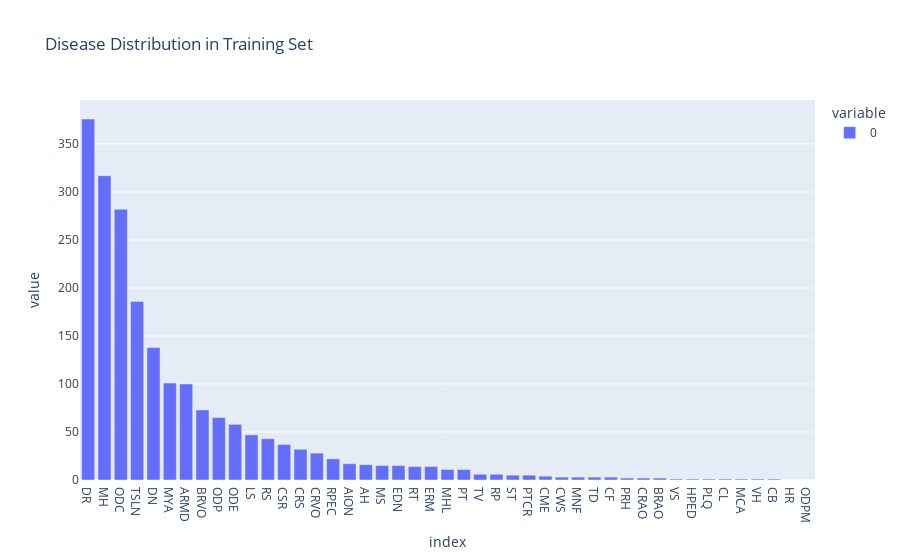

Notebook cell for this chart:
### Code cell
# Exploratory Data Analysis
disease_counts = train_labels.iloc[:, 2:].sum().sort_values(ascending=False)
#using plotly
fig = px.bar(disease_counts, title="Disease Distribution in Training Set") 
fig.show()

### Figure 1 — Plotly figure (JSON) as saved in the notebook; plotly's stock layout.template omitted (floating-point values rounded to 4 significant figures)
{"data": [{"alignmentgroup": "True", "hovertemplate": "variable=0<br>index=%{x}<br>value=%{y}<extra></extra>", "legendgroup": "0", "marker": {"color": "#636efa", "pattern": {"shape": ""}}, "name": "0", "offsetgroup": "0", "orientation": "v", "showlegend": true, "textposition": "auto", "type": "bar", "x": ["DR", "MH", "ODC", "TSLN", "DN", "MYA", "ARMD", "BRVO", "ODP", "ODE", "LS", "RS", "CSR", "CRS", "CRVO", "RPEC", "AION", "AH", "MS", "EDN", "RT", "ERM", "MHL", "PT", "TV", "RP", "ST", "PTCR", "CME", "CWS", "MNF", "TD", "CF", "PRH", "CRAO", "BRAO", "VS", "HPED", "PLQ", "CL", "MCA", "VH", "CB", "HR", "ODPM"], "xaxis": "x", "y": [376, 317, 282, 186, 138, 101, 100, 73, 65, 58, 47, 43, 37, 32, 28, 22, 17, 16, 15, 15, 14, 14, 11, 11, 6, 6, 5, 5, 4, 3, 3, 3, 3, 2, 2, 2, 1, 1, 1, 1, 1, 1, 1, 0, 0], "yaxis": "y"}], "layout": {"barmode": "relative", "legend": {"title": {"text": "variable"}, "tracegroupgap": 0}, "title": {"text": "Disease Distribution in Training Set"}, "xaxis": {"anchor": "y", "domain": [0, 1], "title": {"text": "index"}}, "yaxis": {"anchor": "x", "domain": [0, 1], "title": {"text": "value"}}}}
